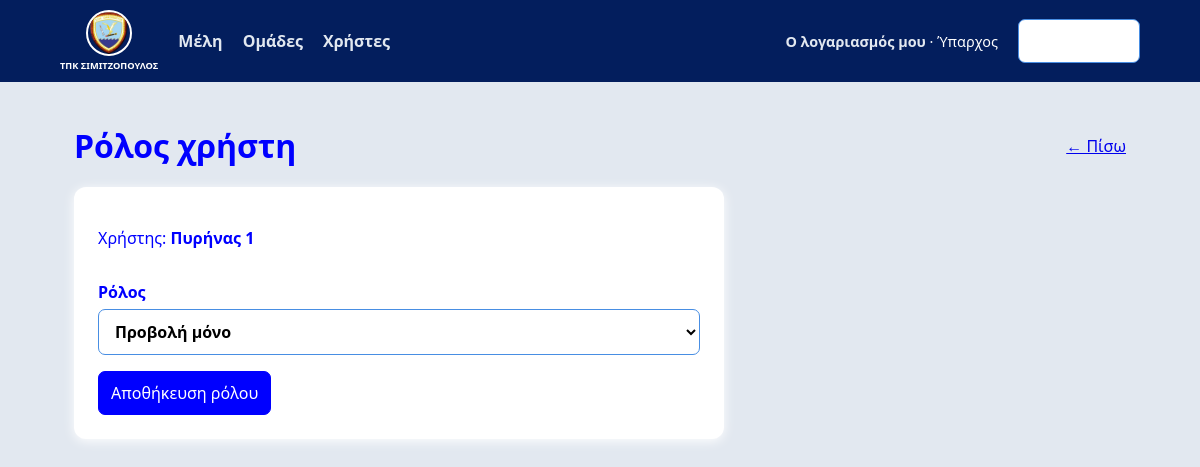
Screenshot of /users/2/role (signed in) with the database file from the repository.
### app/infrastructure/models.py (models this page shows, shortened)
class UserModel(UserMixin, db.Model):
    __tablename__ = "users"
    id = db.Column(db.Integer, primary_key=True)
    username = db.Column(db.String(80), unique=True, nullable=False, index=True)
    password_hash = db.Column(db.String(255), nullable=False)
    role = db.Column(db.String(20), nullable=False, default="viewer")

### app/controllers/user_controller.py (the view)
@users_bp.route("/<int:user_id>/role", methods=["GET", "POST"])
@roles_required("admin")
def edit_role(user_id):
    service = AuthService(); user = service.get_user(user_id)
    if not user: abort(404)
    if request.method == "POST":
        try:
            service.update_user_role(user_id, request.form.get("role")); flash("Ο ρόλος χρήστη ενημερώθηκε.", "success")
            return redirect(url_for("users.index"))
        except ValueError as error: flash(str(error), "error")
    return render_template("role_form.html", user=user)

### app/__init__.py (called while the page is built)
@login_manager.user_loader
def load_user(user_id: str):
    return db.session.get(UserModel, int(user_id))

### app/controllers/security.py (called while the page is built)
def roles_required(*roles):
    def decorator(view):
        @wraps(view)
        def wrapped(*args, **kwargs):
            if not current_user.is_authenticated or current_user.role not in roles:
                abort(403)
            return view(*args, **kwargs)
        return wrapped
    return decorator

### app/repositories/repositories.py (called while the page is built)
    def get(self, user_id):
        return db.session.get(UserModel, user_id)

### app/services/auth_service.py (called while the page is built)
    def get_user(self, user_id): return self.users.get(user_id)

### app/templates/role_form.html (shortened to what this page needs)
{% extends 'base.html' %}{% block content %}
<div class="heading">
    <h1>Ρόλος χρήστη</h1>
    <a href="{{ url_for('users.index') }}">← Πίσω</a>
</div>
<section class="card form-card">
    <form method="post">
        <p>Χρήστης: <strong>{{ user.username }}</strong></p>
        <label>Ρόλος
            <select name="role">
            <option value="viewer" {% if user.role == 'viewer' %}selected{% endif %}>Προβολή μόνο</option>
            </select>
        </label>
        <button class="primary">Αποθήκευση ρόλου</button>
    </form>
</section>
{% endblock %}

### app/templates/base.html (shortened to what this page needs)
<!doctype html>
<html lang="el">
    <head>
        <link rel="stylesheet" href="{{ url_for('static', filename='style.css') }}">
    </head>
    <body>{% if current_user.is_authenticated %}
        <nav>
            <div class="ship-identity">
                <img class="nav-logo" src="{{ url_for('static', filename='ship-crest.png') }}" alt="Θυρεός πλοίου">
                <span>ΤΠΚ ΣΙΜΙΤΖΟΠΟΥΛΟΣ
                </span>
            </div>
            <a href="{{ url_for('members.index') }}">Μέλη</a>
            {% if current_user.role == 'admin' %}
            <a href="{{ url_for('groups.index') }}">Ομάδες</a>
            <a href="{{ url_for('users.index') }}">Χρήστες</a>
            {% endif %}
            <span>
                <a class="profile-link" href="{{ url_for('users.profile') }}">Ο λογαριασμός μου</a>
                 · {{ current_user.username }}
            </span>
            <form action="{{ url_for('auth.logout') }}" method="post">
                <button>Αποσύνδεση</button>
            </form>
        </nav>{% endif %}
        <main>
            {% block content %}
            {% endblock %}
        </main>
    </body>
</html>

### app/static/style.css (style rules this page uses)
:root { font-family:system-ui,sans-serif; color:#0000ff; background:#e2e8f0 }
* { box-sizing:border-box }
body { margin:0 }
nav { background:#031e5d; color:#fff; padding:10px max(5vw,24px); display:flex; gap:20px; align-items:center }
.nav-logo { width:46px; height:46px; object-fit:cover; border-radius:50%; border:2px solid #ffffff }
.ship-identity { display:flex; flex-direction:column; align-items:center; gap:3px; flex-shrink:0 }
.ship-identity span { margin-left:0; font-size:.58rem; font-weight:700; white-space:nowrap; color:#ffffff }
nav a { color:#e2e8f0; text-decoration:none; font-weight:600 }
nav span { margin-left:auto; font-size:.9rem }
nav form { margin:0 }
main { max-width:1100px; margin:42px auto; padding:0 24px }
.card { background:#fff; border-radius:12px; padding:24px; box-shadow:0 2px 12px #fff; margin:20px 0 }
.heading { display:flex; align-items:center; justify-content:space-between; gap:20px }
h1 { margin:0; font-size:2rem }
p { color:#0000ff }
form { display:grid;gap:16px }
label { display:grid; gap:6px; font-weight:600 }
input,select,button,.button { font:inherit; padding:10px 12px; border:1px solid #488ee3; border-radius:7px; background:#fff }
button,.button { cursor:pointer; text-decoration:none; color:#fff; width:max-content }
.primary { background:#0000ff; color:#fff; border-color:#0000ff }
.form-card { max-width:650px }

### rows the page displays
UserModel: username "Ύπαρχος"
UserModel: username "Πυρήνας 1", role "Προβολή μόνο"
